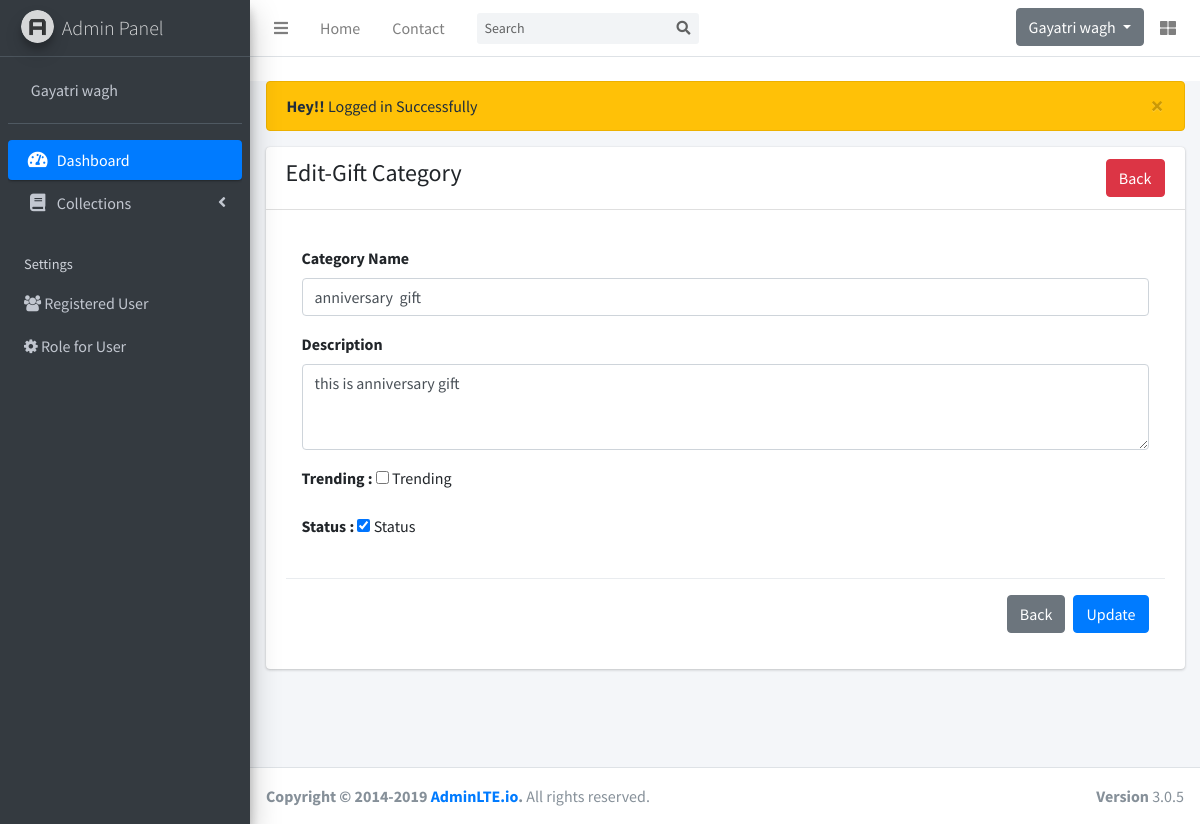
The app's page /service/admin/category-edit.php?id=2 (signed in) with its own data.
### tables this page shows
CREATE TABLE `categories` (
  `id` int(11) NOT NULL,
  `name` varchar(191) NOT NULL,
  `description` longtext NOT NULL,
  `trending` tinyint(4) NOT NULL DEFAULT 0,
  `status` tinyint(4) NOT NULL DEFAULT 0,
  `created_at` timestamp NOT NULL DEFAULT current_timestamp()
);

### service/admin/category-edit.php (the view, shortened to what this page needs)
<?php
include('config/dbcon.php');
include('includes/header.php');
include('includes/topbar.php');
include('includes/sidebar.php');
?>
<div class="content-wrapper">
<section class="content mt-4">
    <div class="container">
        <div class="row">
        <div class="col-md-12">
                <?php include('message.php'); ?>
                <div class="card">
                    <div class="card-header">
                        <h4>
                            Edit-Gift Category
                            <a href="category.php" class="btn btn-danger float-right" >Back</a>
                        </h4>
                    </div>
                    <div class="card-body">
                    <form action="code.php" method="POST">
                        <?php
                        if(isset($_GET['id']))
                        {
                            $cate_id=$_GET['id'];
                            $query="SELECT * FROM categories WHERE id='$cate_id' ";
                            $query_run=mysqli_query($con,$query);
                            foreach($query_run as $item) :
                            ?>
                    <div class="modal-body">
                    <div class="form-group">
                    <label for="">Category Name</label>
                    <input type="text" name="name" value="<?= $item['name']; ?>" class="form-control" required>
                    </div>
                    <div class="form-group">
                    <label for="">Description</label>
                    <textarea name="description" rows="3" class="form-control" required><?= $item['description']; ?>
                    </textarea>
                    </div>
                    <div class="form-group">
                    <label for="">Trending : </label>
                    <input type="checkbox" name="trending" <?= $item['trending'] =="1" ? "checked":"" ; ?> /> Trending
                    </div>
                    <div class="form-group">
                    <label for="">Status : </label>
                    <input type="checkbox" name="status" <?= $item['status'] =="1" ? "checked":"" ; ?> /> Status
                    </div>
                    </div>
                    <div class="modal-footer">
                    <a href="category.php" class="btn btn-secondary">Back</a>
                    <button type="submit" name="category_update" class="btn btn-primary">Update</button>
                    </div>
                    <?php
                    endforeach;
                        }
                        else
                        {
                            echo "ID Not Found";
                        }
                        ?>
                    </form>
                    </div>
                </div>
            </div>
        </div>
    </div>
</section>
</div>
<?php include('includes/footer.php'); ?>

### records on screen
categories: name "anniversary gift", description "this is anniversary gift", status "☑"

### other values on screen
$_SESSION['auth_user']['user_name'] "Gayatri wagh"
$_SESSION['status'] "Logged in Successfully"
